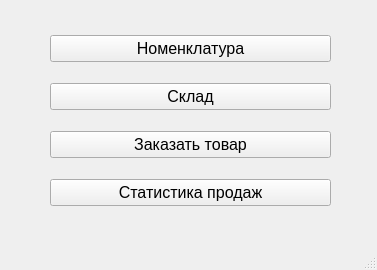
<?xml version="1.0" encoding="UTF-8"?>
<ui version="4.0">
 <class>MainWindow</class>
 <widget class="QMainWindow" name="MainWindow">
  <property name="geometry">
   <rect>
    <x>0</x>
    <y>0</y>
    <width>377</width>
    <height>270</height>
   </rect>
  </property>
  <property name="windowTitle">
   <string>MainWindow</string>
  </property>
  <widget class="QWidget" name="centralwidget">
   <widget class="QWidget" name="layoutWidget">
    <property name="geometry">
     <rect>
      <x>50</x>
      <y>20</y>
      <width>281</width>
      <height>201</height>
     </rect>
    </property>
    <property name="font">
     <font>
      <pointsize>12</pointsize>
     </font>
    </property>
    <layout class="QGridLayout" name="gridLayout">
     <item row="1" column="0">
      <widget class="QPushButton" name="pushButton_2">
       <property name="font">
        <font>
         <pointsize>12</pointsize>
        </font>
       </property>
       <property name="text">
        <string>Номенклатура</string>
       </property>
      </widget>
     </item>
     <item row="2" column="0">
      <widget class="QPushButton" name="pushButton">
       <property name="font">
        <font>
         <pointsize>12</pointsize>
        </font>
       </property>
       <property name="text">
        <string>Склад</string>
       </property>
      </widget>
     </item>
     <item row="3" column="0">
      <widget class="QPushButton" name="pushButton_3">
       <property name="font">
        <font>
         <pointsize>12</pointsize>
        </font>
       </property>
       <property name="text">
        <string>Заказать товар</string>
       </property>
      </widget>
     </item>
     <item row="4" column="0">
      <widget class="QPushButton" name="pushButton_4">
       <property name="font">
        <font>
         <pointsize>12</pointsize>
         <weight>50</weight>
         <bold>false</bold>
        </font>
       </property>
       <property name="text">
        <string>Статистика продаж</string>
       </property>
      </widget>
     </item>
    </layout>
   </widget>
  </widget>
  <widget class="QMenuBar" name="menubar">
   <property name="geometry">
    <rect>
     <x>0</x>
     <y>0</y>
     <width>377</width>
     <height>26</height>
    </rect>
   </property>
  </widget>
  <widget class="QStatusBar" name="statusbar"/>
 </widget>
 <resources/>
 <connections/>
</ui>
